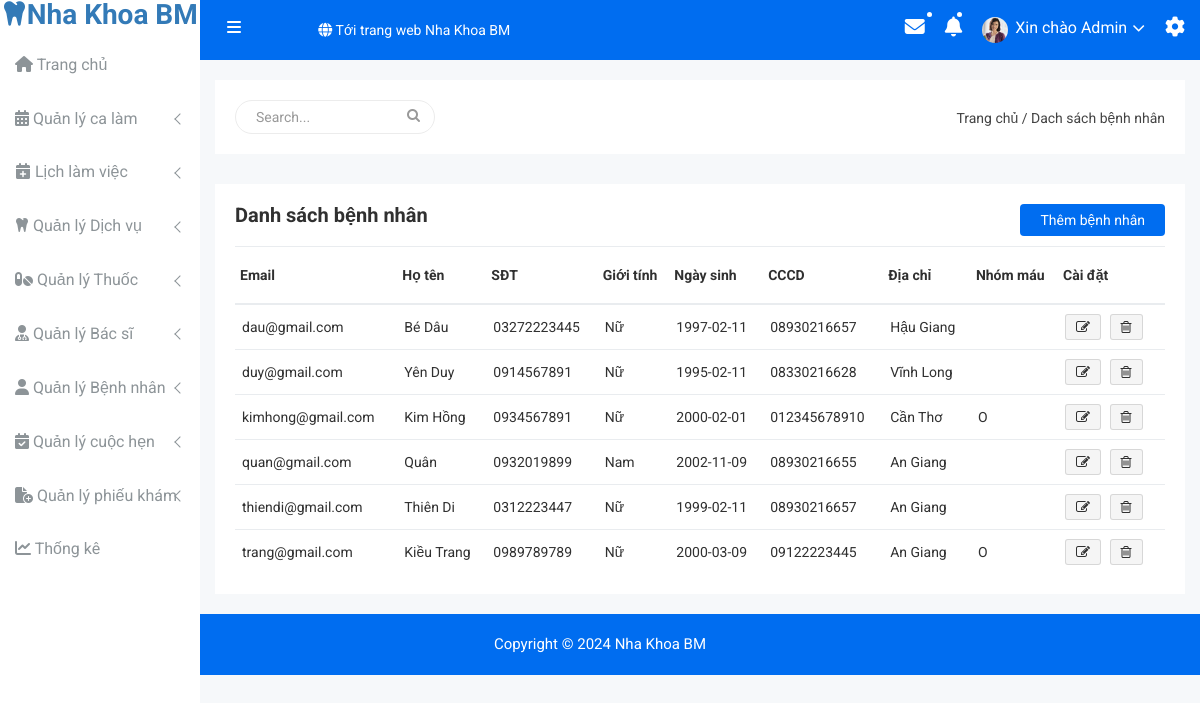
/admin1/ds_benhnhan.php, run on the app's committed database.
### tables this page shows
CREATE TABLE `benhnhan` (
  `EMAILBN` varchar(40) NOT NULL,
  `MAQUYEN` int(11) NOT NULL,
  `SDTBN` varchar(20) DEFAULT NULL,
  `HOTENBN` varchar(70) NOT NULL,
  `CCCDBN` varchar(25) NOT NULL,
  `GIOITINHBN` varchar(10) NOT NULL,
  `NAMSINHBN` date NOT NULL,
  `DIACHIBN` varchar(100) NOT NULL,
  `PASSWORDBN` varchar(50) NOT NULL,
  `NHOMMAU` varchar(15) NOT NULL
);

### admin1/ds_benhnhan.php (the view, shortened to what this page needs)
<?php
    include("./configs/connect.php");
    include("./includes/header.php");
?>
<!doctype html>
<html class="no-js" lang="en">
<head>
    <link rel="stylesheet" href="https://cdnjs.cloudflare.com/ajax/libs/font-awesome/6.3.0/css/all.min.css">
    <link rel="stylesheet" href="css/bootstrap.min.css">
    <link rel="stylesheet" href="css/font-awesome.min.css">
    <link rel="stylesheet" href="css/owl.carousel.css">
    <link rel="stylesheet" href="css/owl.theme.css">
    <link rel="stylesheet" href="css/owl.transitions.css">
    <link rel="stylesheet" href="css/animate.css">
    <link rel="stylesheet" href="css/normalize.css">
    <link rel="stylesheet" href="css/meanmenu.min.css">
    <link rel="stylesheet" href="css/main.css">
    <link rel="stylesheet" href="css/educate-custon-icon.css">
    <link rel="stylesheet" href="css/morrisjs/morris.css">
    <link rel="stylesheet" href="css/scrollbar/jquery.mCustomScrollbar.min.css">
    <link rel="stylesheet" href="css/metisMenu/metisMenu.min.css">
    <link rel="stylesheet" href="css/metisMenu/metisMenu-vertical.css">
    <link rel="stylesheet" href="css/calendar/fullcalendar.min.css">
    <link rel="stylesheet" href="css/calendar/fullcalendar.print.min.css">
    <link rel="stylesheet" href="css/style1.css">
    <link rel="stylesheet" href="css/responsive.css">
</head>
<body>
    <?php include("./includes/sidebar.php"); ?>
    <div class="all-content-wrapper">
        <div class="container-fluid">
            <div class="row">
                <div class="col-lg-12 col-md-12 col-sm-12 col-xs-12">
                    <div class="logo-pro">
                        <a href="index.html"><img class="main-logo" src="img/logo/logo.png" alt="" /></a>
                    </div>
                </div>
            </div>
        </div>
        <div class="breadcome-area">
            <div class="container-fluid">
                <div class="row">
                    <div class="col-lg-12 col-md-12 col-sm-12 col-xs-12">
                        <div class="breadcome-list">
                            <div class="row">
                                <div class="col-lg-6 col-md-6 col-sm-6 col-xs-12">
                                    <div class="breadcome-heading">
                                        <form role="search" class="sr-input-func">
                                            <input type="text" placeholder="Search..." class="search-int form-control">
                                            <a href="#"><i class="fa fa-search"></i></a>
                                        </form>
                                    </div>
                                </div>
                                <div class="col-lg-6 col-md-6 col-sm-6 col-xs-12">
                                    <ul class="breadcome-menu">
                                        <li><a href="#">Trang chủ</a> <span class="bread-slash">/</span>
                                        </li>
                                        <li><span class="bread-blod">Dach sách bệnh nhân</span>
                                        </li>
                                    </ul>
                                </div>
                            </div>
                        </div>
                    </div>
                </div>
            </div>
        </div>
        <div class="product-status mg-b-15">
                <div class="container-fluid">
                    <div class="row">
                        <div class="col-lg-12 col-md-12 col-sm-12 col-xs-12">
                            <div class="product-status-wrap">
                                <h4>Danh sách bệnh nhân</h4>
                                <div class="add-product">
                                    <a href="them_benhnhan.php">Thêm bệnh nhân</a>
                                </div>
                                <div class="asset-inner">
                                    <table>
                                        <tr>
                                            <th>Email</th>
                                            <th>Họ tên </th>
                                            <th>SĐT</th>
                                            <th>Giới tính</th>
                                            <th>Ngày sinh</th>
                                            <th>CCCD</th>
                                            <th>Địa chỉ</th>
                                            <th>Nhóm máu</th>
                                            <th>Cài đặt</th>
                                        </tr>
                                        <?php
                                        $sql = "SELECT * FROM BENHNHAN WHERE MAQUYEN = '3'" ;
                                        $result = $conn->query($sql);
                                        if ($result->num_rows > 0) {
                                            while ($row = $result->fetch_assoc()) {
                                                echo "<tr>";
                                                echo "<td>" . $row["EMAILBN"] . "</td>";
                                                echo "<td>" . $row["HOTENBN"] . "</td>";
                                                echo "<td>" . $row["SDTBN"] . "</td>";
                                                echo "<td>" . $row["GIOITINHBN"] . "</td>";
                                                echo "<td>" . $row["NAMSINHBN"] . "</td>";
                                                echo "<td>" . $row["CCCDBN"] . "</td>";
                                                echo "<td>" . $row["DIACHIBN"] . "</td>";
                                                echo "<td>" . $row["NHOMMAU"] . "</td>";
                                                echo "<td>
                                                <button class='pd-setting-ed' onclick=\"editBN('" . $row['EMAILBN'] . "', '" . $row['HOTENBN'] . "', '" . $row['SDTBN'] . "', '" . $row['GIOITINHBN'] . "', '" . $row['NAMSINHBN'] . "', '" . $row['DIACHIBN'] . "', '" . $row['NHOMMAU'] . "' )\">
                                                    <i class='fa fa-pencil-square-o' aria-hidden='true'></i>
                                                </button>
                                                <button class='pd-setting-ed' onclick=\"deleteBN('" . $row['EMAILBN'] . "')\">
                                                    <i class='fa fa-trash-o' aria-hidden='true'></i>
                                                </button>
                                            </td>";
                                                echo "</tr>";
                                            }
                                        } else {
                                            echo "<tr><td colspan='5'>Không có dữ liệu</td></tr>";
                                        }
                                        ?>
                                    </table>
                                </div>
                            </div>
                        </div>
                    </div>
                </div>
            </div>
    </div>
    <?php include("./includes/footer.php"); ?>
</body>
</html>

### data on the page
benhnhan: EMAILBN "dau@gmail.com", HOTENBN "Bé Dâu", SDTBN "03272223445", GIOITINHBN "Nữ", NAMSINHBN "1997-02-11", CCCDBN "08930216657", DIACHIBN "Hậu Giang"
benhnhan: EMAILBN "duy@gmail.com", HOTENBN "Yên Duy", SDTBN "0914567891", GIOITINHBN "Nữ", NAMSINHBN "1995-02-11", CCCDBN "08330216628", DIACHIBN "Vĩnh Long"
benhnhan: EMAILBN "kimhong@gmail.com", HOTENBN "Kim Hồng", SDTBN "0934567891", GIOITINHBN "Nữ", NAMSINHBN "2000-02-01", CCCDBN "012345678910", DIACHIBN "Cần Thơ", NHOMMAU "O"
benhnhan: EMAILBN "quan@gmail.com", HOTENBN "Quân", SDTBN "0932019899", GIOITINHBN "Nam", NAMSINHBN "2002-11-09", CCCDBN "08930216655", DIACHIBN "An Giang"
benhnhan: EMAILBN "thiendi@gmail.com", HOTENBN "Thiên Di", SDTBN "0312223447", GIOITINHBN "Nữ", NAMSINHBN "1999-02-11", CCCDBN "08930216657", DIACHIBN "An Giang"
benhnhan: EMAILBN "trang@gmail.com", HOTENBN "Kiều Trang", SDTBN "0989789789", GIOITINHBN "Nữ", NAMSINHBN "2000-03-09", CCCDBN "09122223445", DIACHIBN "An Giang", NHOMMAU "O"
